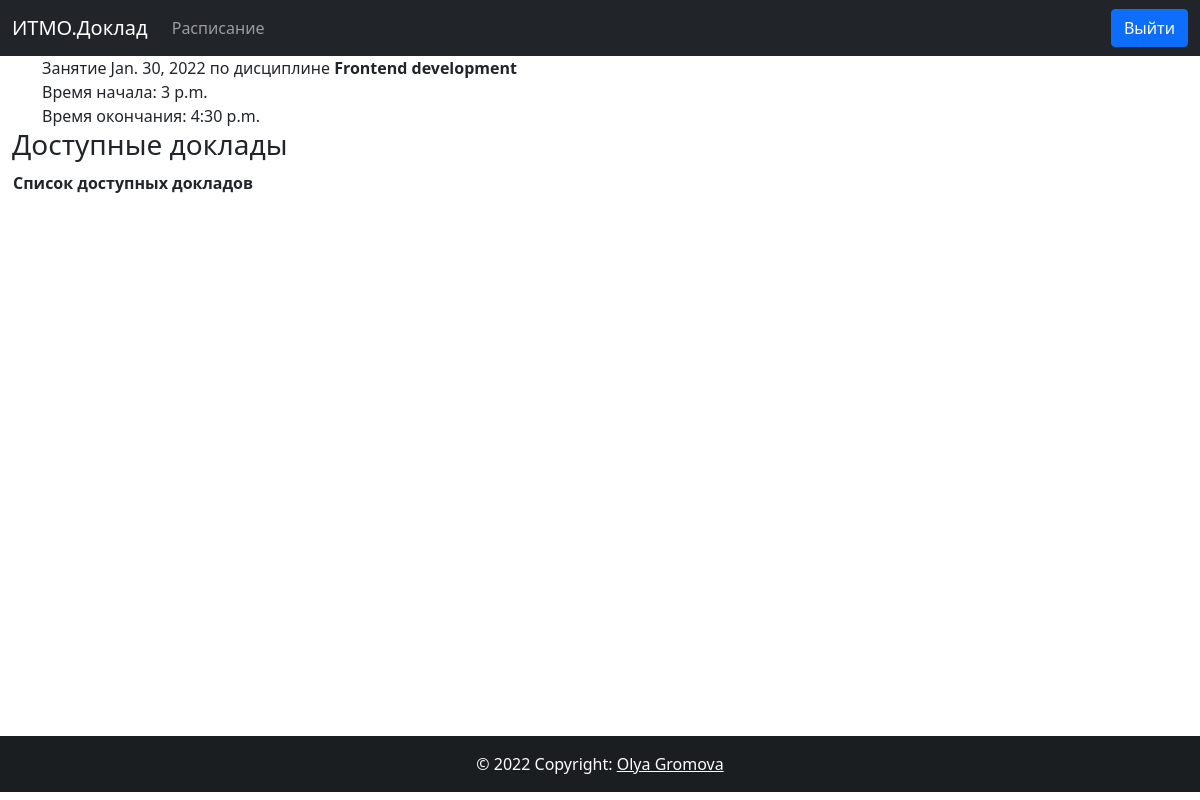
/lesson/2/ (signed in), run on the app's committed database.
### students/models.py (models this page shows, shortened)
class Lesson(models.Model):
    group_id = models.ForeignKey(StudentGroup, on_delete=models.PROTECT)
    discipline_id = models.ForeignKey(Discipline, on_delete=models.PROTECT)
    date = models.DateField()
    start_time = models.TimeField()
    end_time = models.TimeField()

class Discipline(models.Model):
    name = models.CharField(max_length=30, unique=True)

### students/views.py (the view)
# urls.py: path('lesson/<int:lesson_id>/', views.lesson_view),
@login_required
def lesson_view(request, lesson_id):
    student = Student.objects.get(user_id__exact=request.user.id)
    assigned_topics = TopicAssignment.objects.filter(lessontopic_id__lesson_id__pk__exact=lesson_id).filter(student_id__pk__exact=student.pk)
    print(assigned_topics)
    lesson = Lesson.objects.get(pk__exact=lesson_id)
    data = { 'lesson': lesson }
    lesson_passed = check_if_lesson_passed(lesson)
    data.update({ 'lesson_passed': lesson_passed })
    if assigned_topics.count() > 0:
        assigned_topic = assigned_topics[0]
        if lesson_passed and assigned_topic.submitted != None:
            data.update({ 'marked': True, 'credit': 'есть' if assigned_topic.submitted else 'нет' })
        data.update({ 'topic_assigned': True, 'assigned_topic': assigned_topic })
    else:
        lessontopics = TopicToLesson.objects.filter(lesson_id__exact=lesson_id)
        data.update({ 'topic_assigned': False, 'topics': lessontopics })
    return render(request, 'lesson.html', data)

### students/views.py (called while the page is built)
def check_if_lesson_passed(lesson):
    return lesson.date < datetime.date.today() or lesson.date == datetime.date.today() and lesson.start_time < datetime.datetime.now().time()

### templates/lesson.html (shortened to what this page needs)
{% extends 'default.html' %}
{% block content %}
<div class="container">
    <div>Занятие {{ lesson.date }} по дисциплине <b>{{ lesson.discipline_id.name }}</b></div>
    <div>Время начала: {{ lesson.start_time }}</div>
    <div>Время окончания: {{ lesson.end_time }}</div>
</div>
<div class="container-fluid">
    {% if topic_assigned %}
        <h3>Выбранный Вами доклад на пару: {{ assigned_topic.lessontopic_id.topic_id.title }}</h3>
        {% if lesson_passed %}
            {% if assigned_topic.submitted %}
                <h5>Зачет: {{ credit }}</h5>
            {% else %}
                <h5>Ваш преподаватель еще не выставил отметку за выступление</h5>
            {% endif %}
            <h6></h6>
        {% else %}
            <button type="button" onclick="onDeassignClick({{ assigned_topic.pk }})">Отменить запись</button>
        {% endif %}
    {% else %}
        {% if lesson_passed %}
            <h6>Запись на доклад невозможна</h6>
        {% else %}
            <h3>Доступные доклады</h3>
            <table>
                <thead>
                    <tr>
                        <th>Список доступных докладов</th>
                    </tr>
                </thead>
            </table>
        {% endif %}
    {% endif %}
</div>
{% endblock %}

### data on the page
Lesson: date "Jan. 30, 2022", discipline_id.name "Frontend development", start_time "3 p.m.", end_time "4:30 p.m."
